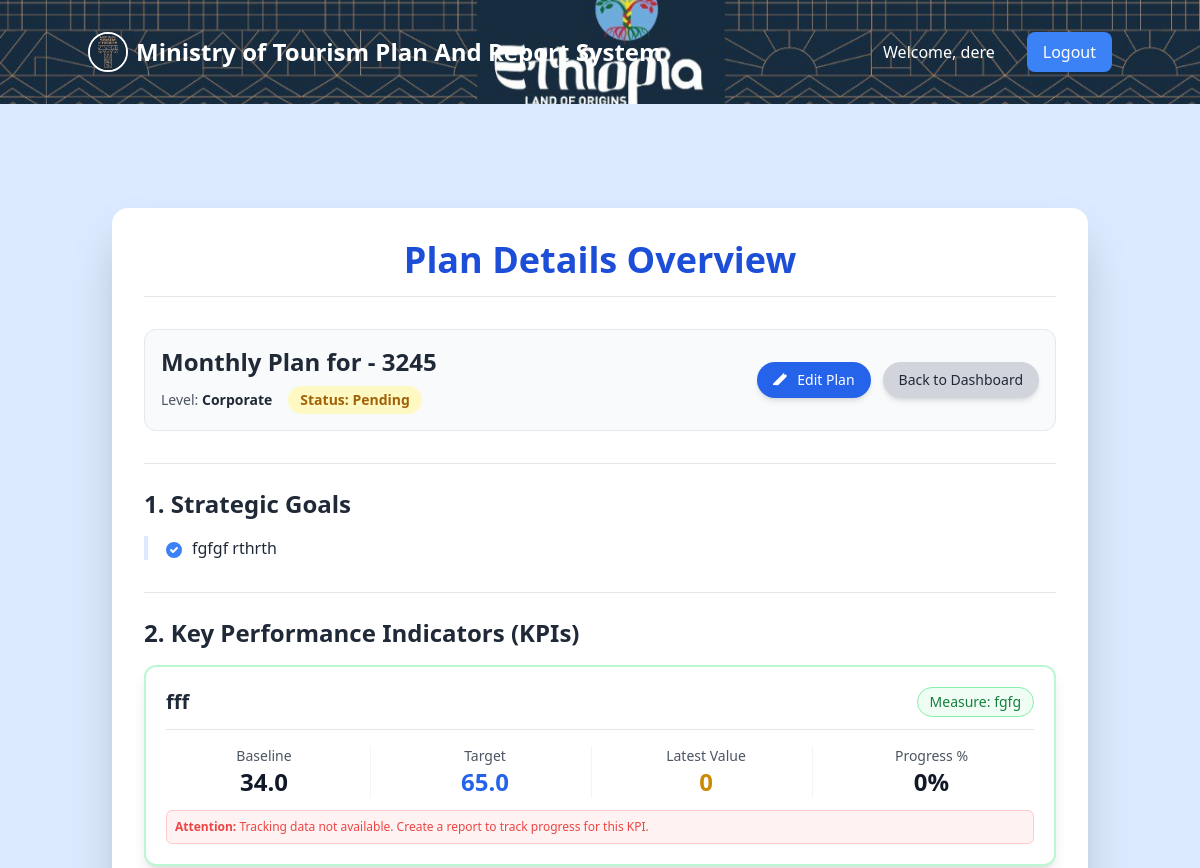
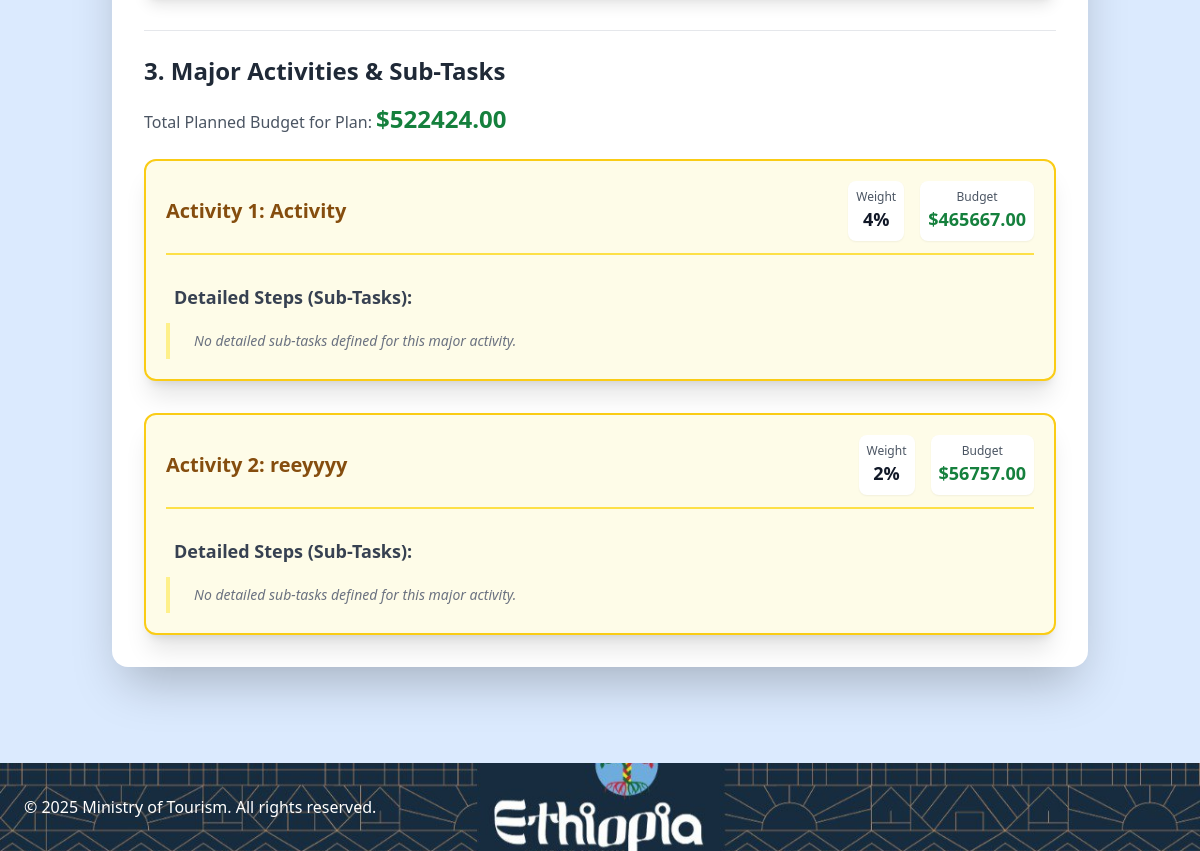
Page /plans/30/ (signed in) on the earlier database version (2 pictures, top to bottom).
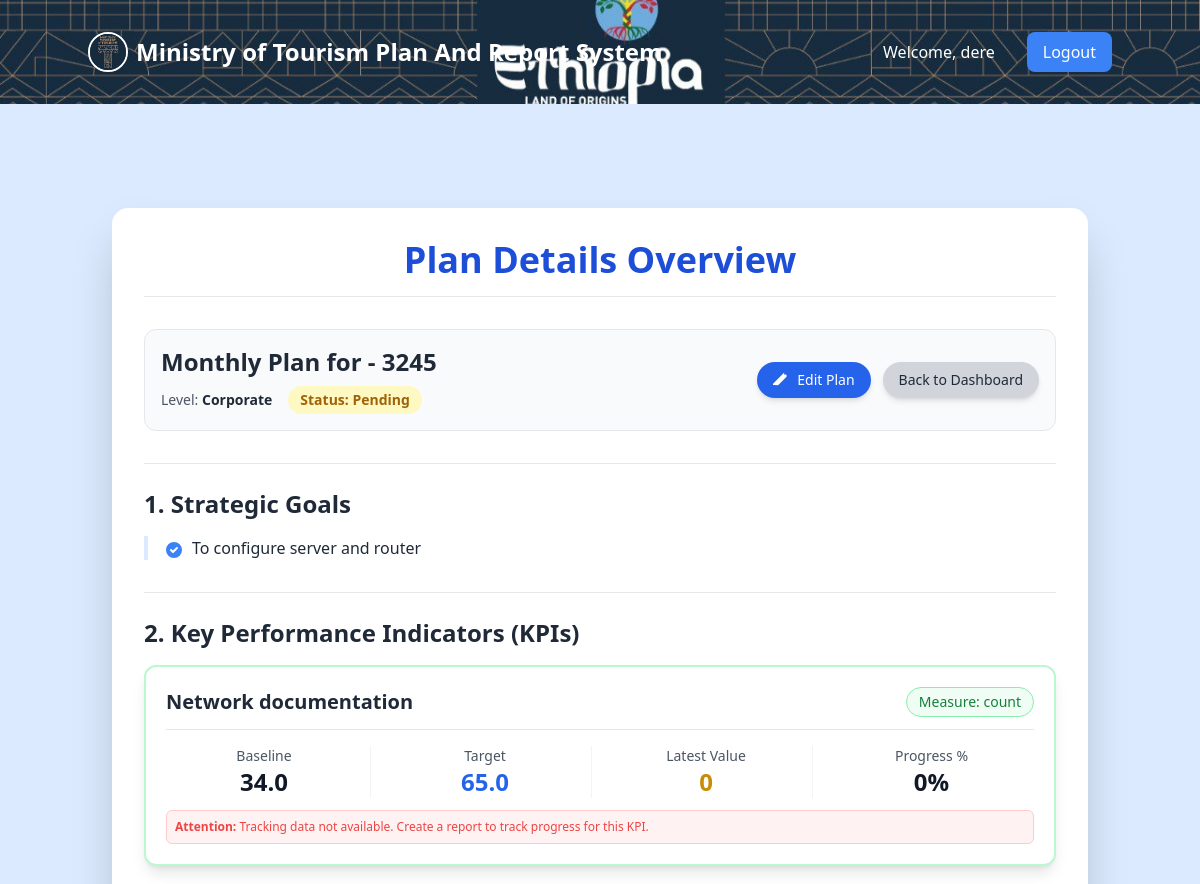
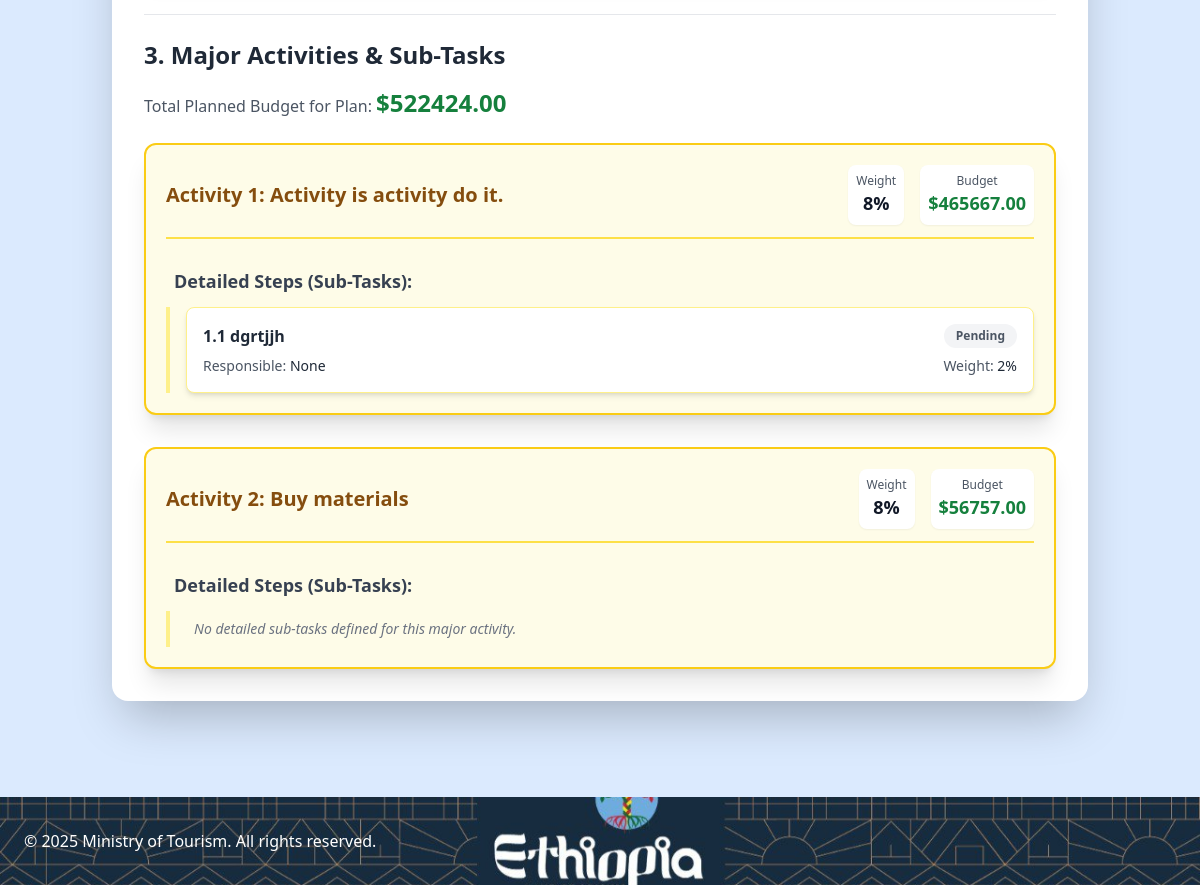
Same page on the later database version (2 pictures, top to bottom).
### plans/models.py (models this page shows, shortened)
class StrategicGoal(models.Model):
    plan = models.ForeignKey(Plan, on_delete=models.CASCADE, related_name="goals", null=True, blank=True)
    title = models.CharField(max_length=255)

class KPI(models.Model):
    plan = models.ForeignKey(Plan, on_delete=models.CASCADE, related_name="kpis", null=True, blank=True)
    name = models.CharField(max_length=255)
    measurement = models.CharField(max_length=255, null=True, blank=True)
    baseline = models.FloatField()
    target = models.FloatField()
    target_q1 = models.FloatField(default=0.0)
    target_q2 = models.FloatField(default=0.0)
    target_q3 = models.FloatField(default=0.0)
    target_q4 = models.FloatField(default=0.0)

class MajorActivity(models.Model):
    plan = models.ForeignKey(
        Plan,
        on_delete=models.CASCADE,
        related_name="major_activities",
        null=True,
        blank=True
    )
    major_activity = models.CharField(max_length=255)
    weight = models.DecimalField(max_digits=5, decimal_places=2)
    budget = models.DecimalField(
    max_digits=10,
    decimal_places=2,
    default=0.00,
    help_text="Allocated budget for this Major Activity."
)
    responsible_person = models.ForeignKey(
        settings.AUTH_USER_MODEL,
        on_delete=models.SET_NULL,
        null=True,
        blank=True
    )

class DetailActivity(models.Model):
    major_activity = models.ForeignKey(
        MajorActivity,
        on_delete=models.CASCADE,
        related_name="detail_activities"
    )
    detail_activity = models.TextField()
    weight = models.DecimalField(max_digits=5, decimal_places=2)
    responsible_person = models.ForeignKey(
        settings.AUTH_USER_MODEL,
        on_delete=models.SET_NULL,
        null=True,
        blank=True
    )
    status = models.CharField(
        max_length=20,
        choices=[
            ("PENDING", "Pending"),
            ("IN_PROGRESS", "In Progress"),
            ("COMPLETED", "Completed")
        ],
        default="PENDING"
    )
    class Meta:
        ordering = ["major_activity", "weight"]
        verbose_name_plural = "Detail Activities"

### plans/views.py (the view)
# urls.py: path('plans/<int:plan_id>/', views.view_plan, name='view_plan'),
@login_required
def view_plan(request, plan_id):
    plan = get_object_or_404(
        Plan.objects.prefetch_related(
            'goals',
            'kpis',
            'major_activities__detail_activities' # Ensure activities are fetched
        ),
        id=plan_id
    )
    user_role = request.user.role.lower()
    can_view = False
    if user_role == 'corporate' or (plan.user == request.user) or \
        (user_role == 'department' and plan.user.department == request.user.department):
        can_view = True
    if not can_view:
        raise Http404("You do not have permission to view this plan.")
    goals = plan.goals.all()
    kpis = plan.kpis.all()
    major_activities = plan.major_activities.all()
    context = {
        'plan': plan,
        'goals': plan.goals.all(),
        'kpis': plan.kpis.all(),
        'major_activities': plan.major_activities.all(),
    }
    return render(request, 'plans/view_plan.html', context)

### plans/models.py (called while the page is built)
    @property
    def total_budget(self):
        result = self.major_activities.aggregate(total_budget=Sum("budget"))
        return result["total_budget"] or 0.00

### plans/templates/plans/view_plan.html (shortened to what the changed rows need)
{% extends "plans/base.html" %}
{% block content %}
<div class="bg-white p-6 sm:p-8 rounded-2xl shadow-2xl max-w-5xl mx-auto mt-8 lg:mt-12 mb-10">
    <h1 class="text-3xl sm:text-4xl font-extrabold text-center text-blue-700 mb-8 border-b pb-4">
        Plan Details Overview
    </h1>
    <div class="mb-8 p-4 border border-gray-200 rounded-xl bg-gray-50">
        <div class="flex flex-col md:flex-row justify-between items-start md:items-center gap-4">
            <div class="flex-1">
                <h2 class="text-2xl font-bold text-gray-800 mb-1">
                    {{ plan.plan_type|capfirst }} Plan
                    for
                    {% if plan.plan_type == 'yearly' %}
                    {{ plan.year }}
                    {% elif plan.plan_type == 'quarterly' %}
                    Q{{ plan.quarter_number }} - {{ plan.year }}
                    {% elif plan.plan_type == 'monthly' %}
                    {{ plan.month|date:"F" }} - {{ plan.year }}
                    {% elif plan.plan_type == 'weekly' %}
                    Week {{ plan.week_number }} - {{ plan.month|date:"F" }} - {{ plan.year }}
                    {% endif %}
                </h2>
            </div>
        </div>
    </div>
    <ul class="list-none space-y-3 mb-8 pl-4 border-l-4 border-blue-100">
        {% for goal in goals %}
        <li class="text-gray-700 flex items-start">
            <span class="font-medium text-gray-800">{{ goal.title }}</span>
        </li>
        {% empty %}
        <li class="text-gray-500 italic">No strategic goals defined.</li>
        {% endfor %}
    </ul>
    <div class="space-y-6 mb-8">
        {% for kpi in kpis %}
        <div class="border-2 border-green-200 p-5 rounded-xl bg-white shadow-lg">
            <div class="flex flex-col sm:flex-row justify-between items-start sm:items-center mb-4 border-b pb-3">
                <p class="font-bold text-xl text-gray-800">{{ kpi.name }}</p>
                <p
                    class="text-sm font-medium border border-green-300 bg-green-50 text-green-700 px-3 py-1 rounded-full mt-2 sm:mt-0">
                    Measure: {{ kpi.measurement|default:"N/A" }}
                </p>
            </div>
            <div class="grid grid-cols-2 md:grid-cols-4 gap-4 text-center">
                <div class="border-r border-gray-100 pr-2">
                    <span class="font-medium text-gray-600 block text-sm">Baseline</span>
                    <span class="text-gray-900 font-extrabold text-2xl">{{ kpi.baseline|default:"-" }}</span>
                </div>
                <div class="border-r border-gray-100 pr-2">
                    <span class="font-medium text-gray-600 block text-sm">Target</span>
                    <span class="text-blue-600 font-extrabold text-2xl">{{ kpi.target|default:"-" }}</span>
                </div>
                <div class="border-r border-gray-100 pr-2">
                    <span class="font-medium text-gray-600 block text-sm">Latest Value</span>
                    <span class="text-yellow-600 font-extrabold text-2xl">{{ kpi.latest_report.value|default:"0"}}</span>
                </div>
                 <div>
                    <span class="font-medium text-gray-600 block text-sm">Progress %</span>
                    <span class="text-gray-900 font-extrabold text-2xl">{{kpi.progress_percentage|floatformat:0|default:"0" }}%</span>
                </div>
            </div>
            {% if not kpi.latest_report %}
            <p class="text-red-500 text-xs mt-3 bg-red-50 p-2 rounded-md border border-red-200">
                <span class="font-bold">Attention:</span> Tracking data not available. Create a report to track progress
                for this KPI.
            </p>
            {% endif %}
        </div>
        {% empty %}
        <p class="text-gray-500 italic">No KPIs defined.</p>
        {% endfor %}
    </div>
    <div class="space-y-8">
        {% for major_activity in major_activities %}
        <div class="border-2 border-yellow-400 p-5 rounded-xl bg-yellow-50 shadow-xl transition-all duration-300">
            <div
                class="flex flex-col sm:flex-row justify-between items-start sm:items-center mb-4 pb-3 border-b-2 border-yellow-300">
                <h4 class="font-extrabold text-xl text-yellow-800">
                    Activity {{ forloop.counter }}: {{ major_activity.major_activity }}
                </h4>
                <div class="flex space-x-4 text-sm mt-3 sm:mt-0">
                    <div class="text-center bg-white p-2 rounded-lg shadow-sm">
                        <span class="font-medium text-gray-600 block text-xs">Weight</span>
                        <span class="text-gray-900 font-bold text-lg">{{ major_activity.weight|floatformat:0|default:"0"}}%</span>
                    </div>
                    <div class="text-center bg-white p-2 rounded-lg shadow-sm">
                        <span class="font-medium text-gray-600 block text-xs">Budget</span>
                        <span class="text-green-700 font-bold text-lg">${{ major_activity.budget|floatformat:2 }}</span>
                    </div>
                </div>
            </div>
            <div class="pt-3">
                <p class="text-lg font-semibold text-gray-700 mb-3 ml-2">Detailed Steps (Sub-Tasks):</p>
                <div class="space-y-4 pl-4 border-l-4 border-yellow-200">
                    {% for detail_activity in major_activity.detail_activities.all %}
                    <div
                        class="p-4 bg-white border border-yellow-200 rounded-lg shadow-md hover:shadow-lg transition-shadow duration-200">
                        <div class="flex justify-between items-start mb-2">
                            <p class="font-semibold text-gray-800 flex-1 pr-4">
                                {{ forloop.parentloop.counter }}.{{ forloop.counter }} {{detail_activity.detail_activity }}
                            </p>
                            <span class="text-xs font-bold px-3 py-1 rounded-full whitespace-nowrap
                                        {% if detail_activity.status == 'COMPLETED' %}bg-green-100 text-green-700
                                        {% elif detail_activity.status == 'IN_PROGRESS' %}bg-blue-100 text-blue-700
                                        {% else %}bg-gray-100 text-gray-600
                                        {% endif %}">
                                {{ detail_activity.get_status_display }}
                            </span>
                        </div>
                        <div class="flex justify-between items-center text-sm text-gray-600">
                        <p>Responsible: <span class="font-medium text-gray-800">{{ detail_activity.responsible_person }}</span></p>
                        <p>Weight: <span class="font-medium text-gray-800">{{ detail_activity.weight|floatformat:0 }}%</span></p>
                        </div>
                    </div>
                    {% empty %}
                    <p class="text-gray-500 text-sm italic p-2">No detailed sub-tasks defined for this major activity.
                    </p>
                    {% endfor %}
                </div>
            </div>
        </div>
        {% empty %}
        <p class="text-gray-500 italic">No major activities defined for this plan.</p>
        {% endfor %}
    </div>
</div>
{% endblock %}

Differences in the rows shown:
changed StrategicGoal: title "fgfgf rthrth" → "To configure server and router"
changed KPI: name "fff" → "Network documentation"; measurement "fgfg" → "count"
changed MajorActivity: major_activity "Activity" → "Activity is activity do it."; weight "4" → "8"; no longer shows "No detailed sub-tasks defined for this major activity."
added DetailActivity: detail_activity "dgrtjjh", status "Pending", responsible_person "None", weight "2", shown under MajorActivity "Activity is activity do it."
changed MajorActivity: major_activity "reeyyyy" → "Buy materials"; weight "2" → "8"
